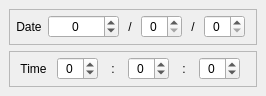
<?xml version="1.0" encoding="UTF-8"?>
<ui version="4.0">
 <class>planetc_DateTimeDialogForm</class>
 <widget class="QWidget" name="dateTimeDialogForm">
  <property name="geometry">
   <rect>
    <x>0</x>
    <y>0</y>
    <width>266</width>
    <height>96</height>
   </rect>
  </property>
  <layout class="QVBoxLayout" name="verticalLayout_2">
   <property name="spacing">
    <number>0</number>
   </property>
   <property name="leftMargin">
    <number>0</number>
   </property>
   <property name="topMargin">
    <number>0</number>
   </property>
   <property name="rightMargin">
    <number>0</number>
   </property>
   <property name="bottomMargin">
    <number>0</number>
   </property>
   <item>
    <widget class="QFrame" name="dateTimeBox">
     <layout class="QVBoxLayout" name="verticalLayout">
      <item>
       <widget class="QFrame" name="dateFrame">
        <property name="frameShape">
         <enum>QFrame::StyledPanel</enum>
        </property>
        <layout class="QHBoxLayout" name="horizontalLayout">
         <property name="spacing">
          <number>0</number>
         </property>
         <property name="leftMargin">
          <number>0</number>
         </property>
         <property name="topMargin">
          <number>0</number>
         </property>
         <property name="rightMargin">
          <number>0</number>
         </property>
         <property name="bottomMargin">
          <number>0</number>
         </property>
         <item>
          <widget class="QLabel" name="label_5">
           <property name="enabled">
            <bool>true</bool>
           </property>
           <property name="sizePolicy">
            <sizepolicy hsizetype="Maximum" vsizetype="Minimum">
             <horstretch>0</horstretch>
             <verstretch>0</verstretch>
            </sizepolicy>
           </property>
           <property name="text">
            <string notr="true">Date</string>
           </property>
           <property name="alignment">
            <set>Qt::AlignCenter</set>
           </property>
          </widget>
         </item>
         <item>
          <widget class="QSpinBox" name="spinner_year">
           <property name="sizePolicy">
            <sizepolicy hsizetype="Fixed" vsizetype="Fixed">
             <horstretch>0</horstretch>
             <verstretch>0</verstretch>
            </sizepolicy>
           </property>
           <property name="focusPolicy">
            <enum>Qt::StrongFocus</enum>
           </property>
           <property name="contextMenuPolicy">
            <enum>Qt::NoContextMenu</enum>
           </property>
           <property name="wrapping">
            <bool>false</bool>
           </property>
           <property name="frame">
            <bool>true</bool>
           </property>
           <property name="alignment">
            <set>Qt::AlignCenter</set>
           </property>
           <property name="minimum">
            <number>-1000000</number>
           </property>
           <property name="maximum">
            <number>1000000</number>
           </property>
          </widget>
         </item>
         <item>
          <widget class="QLabel" name="label">
           <property name="enabled">
            <bool>true</bool>
           </property>
           <property name="sizePolicy">
            <sizepolicy hsizetype="Expanding" vsizetype="Minimum">
             <horstretch>0</horstretch>
             <verstretch>0</verstretch>
            </sizepolicy>
           </property>
           <property name="maximumSize">
            <size>
             <width>10</width>
             <height>16777215</height>
            </size>
           </property>
           <property name="text">
            <string notr="true">/</string>
           </property>
           <property name="alignment">
            <set>Qt::AlignCenter</set>
           </property>
          </widget>
         </item>
         <item>
          <widget class="QSpinBox" name="spinner_month">
           <property name="sizePolicy">
            <sizepolicy hsizetype="Fixed" vsizetype="Fixed">
             <horstretch>0</horstretch>
             <verstretch>0</verstretch>
            </sizepolicy>
           </property>
           <property name="focusPolicy">
            <enum>Qt::StrongFocus</enum>
           </property>
           <property name="contextMenuPolicy">
            <enum>Qt::NoContextMenu</enum>
           </property>
           <property name="frame">
            <bool>true</bool>
           </property>
           <property name="alignment">
            <set>Qt::AlignCenter</set>
           </property>
           <property name="minimum">
            <number>0</number>
           </property>
           <property name="maximum">
            <number>13</number>
           </property>
          </widget>
         </item>
         <item>
          <widget class="QLabel" name="label_2">
           <property name="sizePolicy">
            <sizepolicy hsizetype="Expanding" vsizetype="Preferred">
             <horstretch>0</horstretch>
             <verstretch>0</verstretch>
            </sizepolicy>
           </property>
           <property name="maximumSize">
            <size>
             <width>10</width>
             <height>16777215</height>
            </size>
           </property>
           <property name="text">
            <string notr="true">/</string>
           </property>
           <property name="alignment">
            <set>Qt::AlignCenter</set>
           </property>
          </widget>
         </item>
         <item>
          <widget class="QSpinBox" name="spinner_day">
           <property name="sizePolicy">
            <sizepolicy hsizetype="Fixed" vsizetype="Fixed">
             <horstretch>0</horstretch>
             <verstretch>0</verstretch>
            </sizepolicy>
           </property>
           <property name="focusPolicy">
            <enum>Qt::StrongFocus</enum>
           </property>
           <property name="contextMenuPolicy">
            <enum>Qt::NoContextMenu</enum>
           </property>
           <property name="frame">
            <bool>true</bool>
           </property>
           <property name="alignment">
            <set>Qt::AlignCenter</set>
           </property>
           <property name="minimum">
            <number>0</number>
           </property>
           <property name="maximum">
            <number>32</number>
           </property>
          </widget>
         </item>
        </layout>
       </widget>
      </item>
      <item>
       <widget class="QFrame" name="timeFrame">
        <property name="sizePolicy">
         <sizepolicy hsizetype="Preferred" vsizetype="Preferred">
          <horstretch>0</horstretch>
          <verstretch>0</verstretch>
         </sizepolicy>
        </property>
        <property name="font">
         <font/>
        </property>
        <property name="frameShape">
         <enum>QFrame::StyledPanel</enum>
        </property>
        <layout class="QHBoxLayout" name="horizontalLayout_2">
         <property name="spacing">
          <number>0</number>
         </property>
         <property name="leftMargin">
          <number>0</number>
         </property>
         <property name="topMargin">
          <number>0</number>
         </property>
         <property name="rightMargin">
          <number>0</number>
         </property>
         <property name="bottomMargin">
          <number>0</number>
         </property>
         <item>
          <widget class="QLabel" name="label_6">
           <property name="enabled">
            <bool>true</bool>
           </property>
           <property name="sizePolicy">
            <sizepolicy hsizetype="Maximum" vsizetype="Minimum">
             <horstretch>0</horstretch>
             <verstretch>0</verstretch>
            </sizepolicy>
           </property>
           <property name="text">
            <string notr="true">Time</string>
           </property>
           <property name="alignment">
            <set>Qt::AlignCenter</set>
           </property>
          </widget>
         </item>
         <item>
          <widget class="QSpinBox" name="spinner_hour">
           <property name="sizePolicy">
            <sizepolicy hsizetype="Fixed" vsizetype="Fixed">
             <horstretch>0</horstretch>
             <verstretch>0</verstretch>
            </sizepolicy>
           </property>
           <property name="focusPolicy">
            <enum>Qt::StrongFocus</enum>
           </property>
           <property name="contextMenuPolicy">
            <enum>Qt::NoContextMenu</enum>
           </property>
           <property name="alignment">
            <set>Qt::AlignCenter</set>
           </property>
           <property name="minimum">
            <number>-1</number>
           </property>
           <property name="maximum">
            <number>24</number>
           </property>
          </widget>
         </item>
         <item>
          <widget class="QLabel" name="label_3">
           <property name="sizePolicy">
            <sizepolicy hsizetype="Expanding" vsizetype="Preferred">
             <horstretch>0</horstretch>
             <verstretch>0</verstretch>
            </sizepolicy>
           </property>
           <property name="maximumSize">
            <size>
             <width>10</width>
             <height>16777215</height>
            </size>
           </property>
           <property name="text">
            <string notr="true">:</string>
           </property>
           <property name="alignment">
            <set>Qt::AlignCenter</set>
           </property>
          </widget>
         </item>
         <item>
          <widget class="QSpinBox" name="spinner_minute">
           <property name="sizePolicy">
            <sizepolicy hsizetype="Fixed" vsizetype="Fixed">
             <horstretch>0</horstretch>
             <verstretch>0</verstretch>
            </sizepolicy>
           </property>
           <property name="focusPolicy">
            <enum>Qt::StrongFocus</enum>
           </property>
           <property name="contextMenuPolicy">
            <enum>Qt::NoContextMenu</enum>
           </property>
           <property name="alignment">
            <set>Qt::AlignCenter</set>
           </property>
           <property name="minimum">
            <number>-1</number>
           </property>
           <property name="maximum">
            <number>60</number>
           </property>
          </widget>
         </item>
         <item>
          <widget class="QLabel" name="label_4">
           <property name="sizePolicy">
            <sizepolicy hsizetype="Expanding" vsizetype="Preferred">
             <horstretch>0</horstretch>
             <verstretch>0</verstretch>
            </sizepolicy>
           </property>
           <property name="maximumSize">
            <size>
             <width>10</width>
             <height>16777215</height>
            </size>
           </property>
           <property name="autoFillBackground">
            <bool>false</bool>
           </property>
           <property name="text">
            <string notr="true">:</string>
           </property>
           <property name="alignment">
            <set>Qt::AlignCenter</set>
           </property>
          </widget>
         </item>
         <item>
          <widget class="QSpinBox" name="spinner_second">
           <property name="sizePolicy">
            <sizepolicy hsizetype="Fixed" vsizetype="Fixed">
             <horstretch>0</horstretch>
             <verstretch>0</verstretch>
            </sizepolicy>
           </property>
           <property name="focusPolicy">
            <enum>Qt::StrongFocus</enum>
           </property>
           <property name="contextMenuPolicy">
            <enum>Qt::NoContextMenu</enum>
           </property>
           <property name="frame">
            <bool>true</bool>
           </property>
           <property name="alignment">
            <set>Qt::AlignCenter</set>
           </property>
           <property name="buttonSymbols">
            <enum>QAbstractSpinBox::UpDownArrows</enum>
           </property>
           <property name="accelerated">
            <bool>true</bool>
           </property>
           <property name="prefix">
            <string/>
           </property>
           <property name="minimum">
            <number>-1</number>
           </property>
           <property name="maximum">
            <number>60</number>
           </property>
          </widget>
         </item>
        </layout>
       </widget>
      </item>
     </layout>
    </widget>
   </item>
  </layout>
 </widget>
 <resources/>
 <connections/>
</ui>
